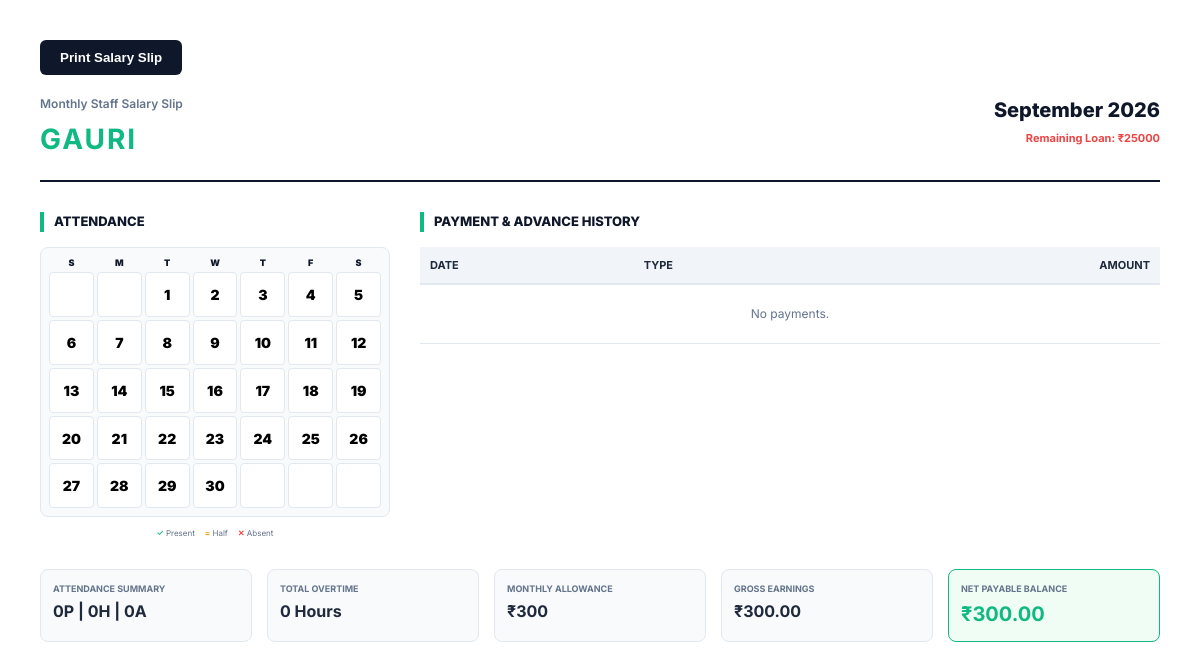
The page /worker/7/report/ (signed in) on the database its author committed.
### inventory/models.py (models this page shows, shortened)
class Worker(models.Model):
    name = models.CharField(
        max_length=100
    )
    salary_model = models.CharField(
        max_length=20,
        choices=SalaryModel.choices,
        default=SalaryModel.DAILY
    )
    daily_rate = models.FloatField(
        default=0,
        help_text="Rate per day for Daily Wage workers"
    )
    monthly_fixed_salary = models.FloatField(
        default=0,
        help_text="Fixed monthly salary for Fixed model"
    )
    overtime_rate = models.FloatField(
        default=0,
        help_text="Rate per hour of overtime"
    )
    monthly_allowance = models.FloatField(
        default=0,
        help_text="Automated monthly allowance added to salary"
    )
    process = models.CharField(
        max_length=50,
        choices=ProcessType.choices,
        default="machining"
    )
    phone = models.CharField(
        max_length=20,
        blank=True,
        null=True
    )
    employee_id = models.CharField(max_length=50, blank=True, null=True, unique=True)
    designation = models.CharField(max_length=100, blank=True, null=True)
    joining_date = models.DateField(blank=True, null=True)
    standard_shift_hours = models.FloatField(default=8, help_text="Standard working hours per day")
    identity_number = models.CharField(max_length=100, blank=True, null=True, help_text="Aadhar / Govt ID")
    emergency_contact_name = models.CharField(max_length=100, blank=True, null=True)
    emergency_contact_phone = models.CharField(max_length=20, blank=True, null=True)
    blood_group = models.CharField(max_length=10, blank=True, null=True)
    active = models.BooleanField(
        default=True
    )
    created_at = models.DateTimeField(
        auto_now_add=True
    )

class Loan(models.Model):
    worker = models.ForeignKey(Worker, on_delete=models.CASCADE, related_name='loans', null=True, blank=True)
    job_worker = models.ForeignKey(JobWorker, on_delete=models.CASCADE, related_name='loans', null=True, blank=True)
    total_amount = models.FloatField()
    emi_amount = models.FloatField(help_text="Standard monthly deduction")
    remaining_balance = models.FloatField()
    issued_date = models.DateField(default=timezone.now)
    is_active = models.BooleanField(default=True)
    description = models.TextField(blank=True, null=True)

### inventory/views/hr_ledger.py (the view, shortened to what this page needs)
# urls.py: path('worker/<int:worker_id>/report/', worker_monthly_report, name='worker_monthly_report'),
@staff_member_required
def worker_monthly_report(request, worker_id):
    worker = get_object_or_404(Worker, id=worker_id)
    today = timezone.now().date()
    month_start = today.replace(day=1)
    num_days = calendar.monthrange(today.year, today.month)[1]
    month_end = today.replace(day=num_days)
    attendance = Attendance.objects.filter(worker=worker, date__gte=month_start, date__lte=month_end).order_by('date')
    payments = LaborPayment.objects.filter(worker=worker, date__gte=month_start, date__lte=month_end).order_by('date')
    days_present = attendance.filter(status='PRESENT').count()
    half_days = attendance.filter(status='HALF_DAY').count()
    days_absent = attendance.filter(status='ABSENT').count()
    total_ot = sum(a.overtime_hours for a in attendance)
    attendance_ledger = []
    earned_wages = 0
    daily_rate = worker.daily_rate if worker.salary_model == 'DAILY' else (worker.monthly_fixed_salary / 30)
    if worker.salary_model == 'FIXED':
        daily_deduct = worker.monthly_fixed_salary / 30
        earned_wages = worker.monthly_fixed_salary - (days_absent * daily_deduct) + (total_ot * worker.overtime_rate)
    earned_wages += worker.monthly_allowance
    total_paid = sum(p.amount for p in payments)
    first_day_of_month = month_start.weekday() # Monday is 0, Sunday is 6
    first_day_of_month = (first_day_of_month + 1) % 7
    calendar_weeks = []
    current_week = [None] * first_day_of_month
    att_by_day = {a.date.day: a for a in attendance}
    for d in range(1, num_days + 1):
        record = att_by_day.get(d)
        current_week.append({
            'day': d,
            'status': record.status if record else None,
            'ot': record.overtime_hours if record else 0
        })
        if len(current_week) == 7:
            calendar_weeks.append(current_week)
            current_week = []
    if current_week:
        while len(current_week) < 7:
            current_week.append(None)
        calendar_weeks.append(current_week)
    active_loan = worker.loans.filter(is_active=True).first()
    loan_repaid_this_month = sum(p.amount for p in payments if p.payment_type == 'LOAN_REPAYMENT')
    total_paid_regular = sum(p.amount for p in payments if p.payment_type not in ['LOAN_REPAYMENT', 'NEW_LOAN'])
    context = {
        'worker': worker,
        'stats': {
            'present': days_present,
            'half': half_days,
            'absent': days_absent,
            'ot': total_ot,
            'earned': earned_wages,
            'loan_repaid': loan_repaid_this_month,
            'loan_balance': active_loan.remaining_balance if active_loan else 0,
            'balance': earned_wages - total_paid_regular - loan_repaid_this_month
        },
        'calendar_weeks': calendar_weeks,
        'attendance_ledger': attendance_ledger,
        'payments': payments,
        'month_name': today.strftime('%B %Y'),
        'today': timezone.now()
    }
    return render(request, 'worker_report.html', context)

### templates/worker_report.html (shortened to what this page needs)
<!DOCTYPE html>
<html lang="en">
<head>
</head>
<body>
    <button class="btn-print no-print" onclick="window.print()">Print Salary Slip</button>
    <div class="header">
        <div class="company-info">
            <p style="margin:0; font-size:12px; color:var(--text-muted); font-weight: 600;">Monthly Staff Salary Slip</p>
            <h1 style="margin:5px 0 0 0; font-size:28px; color:var(--accent);">{{ worker.name }}</h1>
        </div>
        <div class="statement-title">
            <h2 style="margin:0; font-weight:800; font-size:20px; color:var(--primary);">{{ month_name }}</h2>
            {% if stats.loan_balance > 0 %}
            <p style="margin:5px 0 0 0; font-size:11px; color:#ef4444; font-weight:700;">Remaining Loan: ₹{{ stats.loan_balance|floatformat:0 }}</p>
            {% endif %}
        </div>
    </div>
    <div style="display: flex; gap: 30px; margin-bottom: 30px; align-items: flex-start;">
        <div style="flex: 1; max-width: 350px;">
            <div class="section-title">Attendance</div>
            <div style="display: grid; grid-template-columns: repeat(7, 1fr); gap: 3px; background: #f8fafc; padding: 8px; border-radius: 8px; border: 1px solid var(--border);">
                {% for day in "SMTWTFS" %}
                <div style="text-align: center; font-size: 9px; font-weight: 900; color: var(--primary);">{{ day }}</div>
                {% endfor %}
                {% for week in calendar_weeks %}
                    {% for day in week %}
                        <div style="aspect-ratio: 1; border-radius: 4px; border: 1px solid #e2e8f0; display: flex; flex-direction: column; align-items: center; justify-content: center; background: white; position: relative; min-height: 35px;">
                            {% if day %}
                                <span style="font-size: 14px; font-weight: 900; color: #000; line-height: 1;">{{ day.day }}</span>
                            {% endif %}
                        </div>
                    {% endfor %}
                {% endfor %}
            </div>
            <div style="display:flex; gap:10px; font-size:8px; color:var(--text-muted); justify-content:center; margin-top:10px;">
                <div><span style="color:#10b981; font-weight:bold;">✓</span> Present</div>
                <div><span style="color:#f59e0b; font-weight:bold;">=</span> Half</div>
                <div><span style="color:#ef4444; font-weight:bold;">✕</span> Absent</div>
            </div>
        </div>
        <div style="flex: 1;">
            <div class="section-title">Payment & Advance History</div>
            <table style="font-size: 11px;">
                <thead>
                    <tr>
                        <th>Date</th>
                        <th>Type</th>
                        <th style="text-align:right;">Amount</th>
                    </tr>
                </thead>
                <tbody>
                    {% for p in payments %}
                    <tr>
                        <td>{{ p.date|date:"d M" }}</td>
                        <td>{{ p.get_payment_type_display }}</td>
                        <td style="text-align:right; font-weight:700; color: #ef4444;">₹{{ p.amount|floatformat:0 }}</td>
                    </tr>
                    {% empty %}
                    <tr>
                        <td colspan="3" style="text-align: center; color: var(--text-muted); padding:20px;">No payments.</td>
                    </tr>
                    {% endfor %}
                </tbody>
            </table>
        </div>
    </div>
    <div class="summary-grid" style="grid-template-columns: repeat(5, 1fr);">
        <div class="summary-item">
            <div class="summary-label">Attendance Summary</div>
            <div class="summary-value">{{ stats.present }}P | {{ stats.half }}H | {{ stats.absent }}A</div>
        </div>
        <div class="summary-item">
            <div class="summary-label">Total Overtime</div>
            <div class="summary-value">{{ stats.ot }} Hours</div>
        </div>
        <div class="summary-item">
            <div class="summary-label">Monthly Allowance</div>
            <div class="summary-value">₹{{ worker.monthly_allowance|floatformat:0 }}</div>
        </div>
        <div class="summary-item">
            <div class="summary-label">Gross Earnings</div>
            <div class="summary-value">₹{{ stats.earned|floatformat:2 }}</div>
        </div>
        <div class="summary-item" style="border-color: var(--accent); background: #f0fdf4;">
            <div class="summary-label">Net Payable Balance</div>
            <div class="summary-value highlight">₹{{ stats.balance|floatformat:2 }}</div>
        </div>
    </div>
</body>
</html>

### templates/worker_report.html (style rules this page uses)
:root { --primary: #0f172a; --accent: #10b981; --border: #e2e8f0; --text-main: #1e293b; --text-muted: #64748b; }
body { font-family: 'Inter', sans-serif; color: var(--text-main); line-height: 1.5; margin: 0; padding: 40px; background: white; }
.header { display: flex; justify-content: space-between; align-items: flex-start; border-bottom: 2px solid var(--primary); padding-bottom: 20px; margin-bottom: 30px; }
.company-info h1 { margin: 0; font-size: 24px; text-transform: uppercase; letter-spacing: 2px; }
.statement-title { text-align: right; }
.statement-title h2 { margin: 0; color: var(--accent); font-size: 24px; }
.summary-grid { display: grid; grid-template-columns: repeat(4, 1fr); gap: 15px; margin-bottom: 30px; }
.summary-item { background: #f8fafc; padding: 12px; border-radius: 8px; border: 1px solid var(--border); }
.summary-label { font-size: 9px; color: var(--text-muted); text-transform: uppercase; font-weight: 700; margin-bottom: 3px; }
.summary-value { font-size: 16px; font-weight: 700; }
.summary-value.highlight { color: var(--accent); font-size: 20px; }
table { width: 100%; border-collapse: collapse; margin-bottom: 30px; }
th { background: #f1f5f9; text-align: left; padding: 10px; font-size: 11px; text-transform: uppercase; border-bottom: 2px solid var(--border); }
td { padding: 10px; font-size: 12px; border-bottom: 1px solid var(--border); }
.section-title { font-size: 13px; font-weight: 800; text-transform: uppercase; margin-bottom: 15px; color: var(--primary); border-left: 4px solid var(--accent); padding-left: 10px; }
.btn-print { background: var(--primary); color: white; border: none; padding: 10px 20px; border-radius: 6px; cursor: pointer; font-weight: 600; margin-bottom: 20px; }

### rows shown on the page
Worker: name "GAURI", monthly_allowance "300"
Loan: loan_balance "25000"

### other values the page prints
{{ day }} "S" "M" "T" "W" "T" "F" "S"
{{ day.day }} "1" "2" "3" "4" "5" "6" "7" "8" "9" "10" "11" "12" "13" "14" "15" "16" "17" "18" "19" "20" "21" "22" "23" "24" "25" "26" "27" "28" "29" "30"
{{ stats.present }} "0"
{{ stats.half }} "0"
{{ stats.absent }} "0"
{{ stats.ot }} "0"
{{ stats.earned|floatformat:2 }} "300.00"
{{ stats.balance|floatformat:2 }} "300.00"
